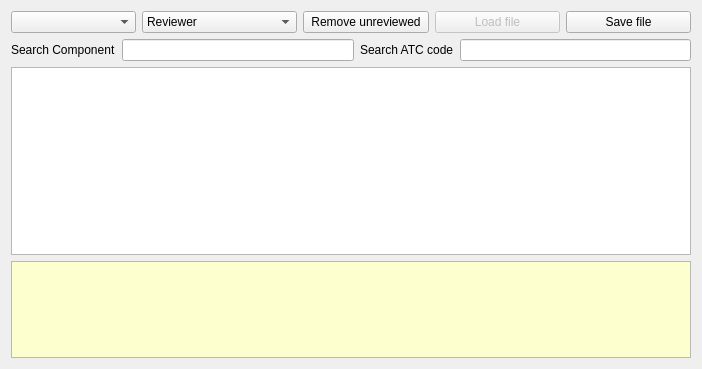
<?xml version="1.0" encoding="UTF-8"?>
<ui version="4.0">
 <class>DDI::Internal::ComponentAtcEditorWidget</class>
 <widget class="QWidget" name="DDI::Internal::ComponentAtcEditorWidget">
  <property name="geometry">
   <rect>
    <x>0</x>
    <y>0</y>
    <width>702</width>
    <height>369</height>
   </rect>
  </property>
  <property name="windowTitle">
   <string>Form</string>
  </property>
  <layout class="QGridLayout" name="gridLayout">
   <item row="0" column="0">
    <layout class="QHBoxLayout" name="horizontalLayout">
     <item>
      <widget class="QComboBox" name="availableDrugsDb"/>
     </item>
     <item>
      <widget class="QComboBox" name="reveiwers">
       <item>
        <property name="text">
         <string>Reviewer</string>
        </property>
       </item>
       <item>
        <property name="text">
         <string>Eric Maeker, MD (FR)</string>
        </property>
       </item>
       <item>
        <property name="text">
         <string>Jim Busser, MD (CA)</string>
        </property>
       </item>
       <item>
        <property name="text">
         <string>Graham Chui, MD (NZ)</string>
        </property>
       </item>
      </widget>
     </item>
     <item>
      <widget class="QPushButton" name="removeUnreviewed">
       <property name="text">
        <string>Remove unreviewed</string>
       </property>
      </widget>
     </item>
     <item>
      <widget class="QPushButton" name="pushButton">
       <property name="enabled">
        <bool>false</bool>
       </property>
       <property name="text">
        <string>Load file</string>
       </property>
      </widget>
     </item>
     <item>
      <widget class="QPushButton" name="saveButton">
       <property name="text">
        <string>Save file</string>
       </property>
      </widget>
     </item>
    </layout>
   </item>
   <item row="3" column="0">
    <widget class="QTableView" name="tableView">
     <property name="verticalScrollMode">
      <enum>QAbstractItemView::ScrollPerPixel</enum>
     </property>
     <property name="horizontalScrollMode">
      <enum>QAbstractItemView::ScrollPerPixel</enum>
     </property>
    </widget>
   </item>
   <item row="1" column="0">
    <layout class="QHBoxLayout" name="horizontalLayout_2">
     <item>
      <widget class="QLabel" name="label">
       <property name="text">
        <string>Search Component</string>
       </property>
      </widget>
     </item>
     <item>
      <widget class="QLineEdit" name="searchMol"/>
     </item>
     <item>
      <widget class="QLabel" name="label_2">
       <property name="text">
        <string>Search ATC code</string>
       </property>
      </widget>
     </item>
     <item>
      <widget class="QLineEdit" name="searchATC"/>
     </item>
    </layout>
   </item>
   <item row="4" column="0">
    <widget class="QTextBrowser" name="textBrowser">
     <property name="maximumSize">
      <size>
       <width>16777215</width>
       <height>100</height>
      </size>
     </property>
     <property name="palette">
      <palette>
       <active>
        <colorrole role="Base">
         <brush brushstyle="SolidPattern">
          <color alpha="255">
           <red>253</red>
           <green>255</green>
           <blue>206</blue>
          </color>
         </brush>
        </colorrole>
       </active>
       <inactive>
        <colorrole role="Base">
         <brush brushstyle="SolidPattern">
          <color alpha="255">
           <red>253</red>
           <green>255</green>
           <blue>206</blue>
          </color>
         </brush>
        </colorrole>
       </inactive>
       <disabled>
        <colorrole role="Base">
         <brush brushstyle="SolidPattern">
          <color alpha="255">
           <red>237</red>
           <green>237</green>
           <blue>237</blue>
          </color>
         </brush>
        </colorrole>
       </disabled>
      </palette>
     </property>
    </widget>
   </item>
  </layout>
 </widget>
 <resources/>
 <connections/>
</ui>
